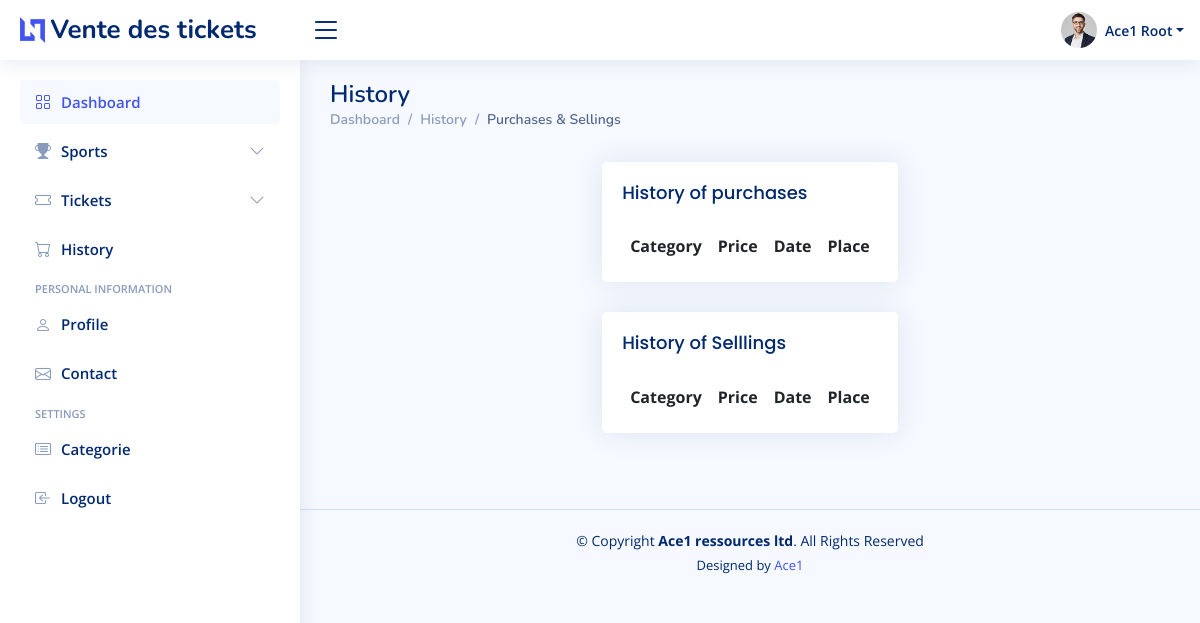
The page /orders on the database as committed earlier.
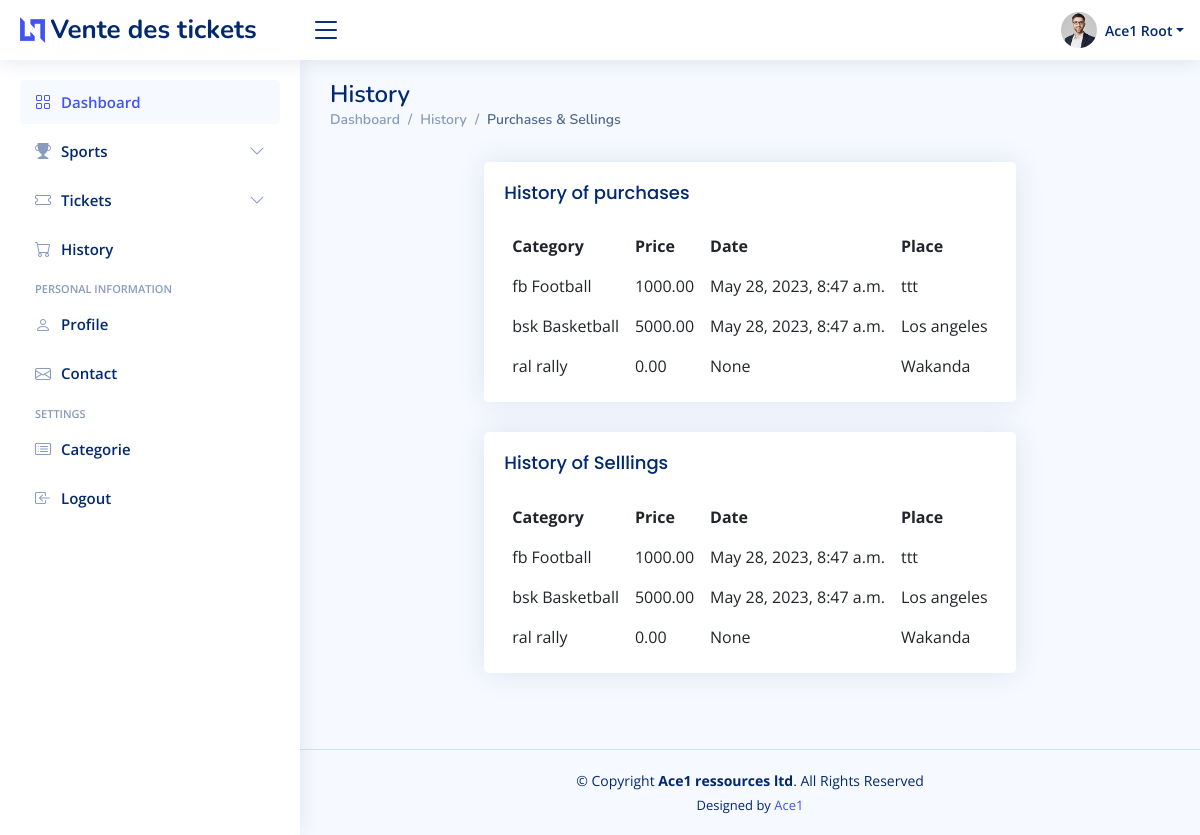
The same page on the database as committed later.
### app/models/ticket.py (models this page shows, shortened)
class Ticket(models.Model):
    categorie = models.ForeignKey(Category, on_delete=models.SET_NULL, blank=True, null=True)
    description = models.CharField(max_length=100, null=True)
    place = models.CharField(max_length=100, null=True)
    price = models.DecimalField(max_digits=10, decimal_places=2)
    image=models.ImageField( upload_to='tickets', height_field=None, width_field=None, max_length=None)
    status=models.BooleanField()
    date_ajout = models.DateTimeField(default=timezone.now)
    expiration = models.DateTimeField(auto_now=False,auto_now_add=False)

### app/models/category.py (models this page shows)
class Category(models.Model):
    code = models.CharField(max_length=50, null=True)
    description = models.CharField(null=False, max_length=50,unique=True)
    def __str__(self):
        return f"{self.code} {self.description}"

### app/views/orders.py (the view)
# urls.py: path('',home.index,name='home_index' ),
def index(request):
    tickets=Ticket.objects.all()
    return render(request,'app/orders/index.html',{'tickets':tickets})

### app/templates/app/orders/index.html (shortened to what this page needs)
{% extends "app/layouts/default.html" %}
{% load static %}
{% block content %}
<main id="main" class="main">
  <div class="pagetitle">
    <h1>History</h1>
    <nav>
      <ol class="breadcrumb">
        <li class="breadcrumb-item"><a href="index.html">Dashboard</a></li>
        <li class="breadcrumb-item">History</li>
        <li class="breadcrumb-item active">Purchases & Sellings</li>
      </ol>
    </nav>
  <div class="col-xxl-12 col-md-4 d-flex justify-content-center w-100 p-3 flex-wrap gap-3">
     <form>
      <div class="col-12">
        <div class="card top-selling overflow-auto">
          <div class="card-body pb-0">
            <h5 class="card-title">History of purchases </h5>
            <table class="table table-borderless">
              <thead>
                <tr>
                  <th scope="col">Category</th>
                  <th scope="col">Price</th>
                  <th scope="col">Date</th>
                  <th scope="col">Place</th>
                </tr>
              </thead>
              <tbody>
                <tr>
                  {% for i in tickets %}
                  <tr>
                      <td>{{i.categorie}}</td>
                      <td>{{i.price}}</td>
                      <td>{{i.date_ajout}}</td>
                      <td>{{i.place}}</td>
                  </tr>
                  {% endfor %}
                </tr>
              </tbody>
            </table>
          </div>
        </div>
      </div>
      <div class="col-12">
        <div class="card top-selling overflow-auto">
          <div class="card-body pb-0">
            <h5 class="card-title">History of Selllings </h5>
            <table class="table table-borderless">
              <thead>
                <tr>
                  <th scope="col">Category</th>
                  <th scope="col">Price</th>
                  <th scope="col">Date</th>
                  <th scope="col">Place</th>
                </tr>
              </thead>
              <tbody>
                <tr>
                  {% for i in tickets %}
                  <tr>
                      <td>{{i.categorie}}</td>
                      <td>{{i.price}}</td>
                      <td>{{i.date_ajout}}</td>
                      <td>{{i.place}}</td>
                  </tr>
                  {% endfor %}
                </tr>
              </tbody>
            </table>
          </div>
        </div>
      </div>
     </form>
  </div>
</main>
{% endblock content %}

Rows that differ between the two databases and show on the page:
added Ticket: categorie "fb Football", price "1000.00", date_ajout "May 28, 2023, 8:47 a.m.", place "ttt"
added Ticket: categorie "bsk Basketball", price "5000.00", date_ajout "May 28, 2023, 8:47 a.m.", place "Los angeles"
added Ticket: categorie "ral rally", price "0.00", date_ajout "None", place "Wakanda"
